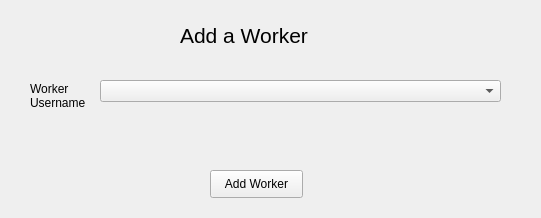
<?xml version="1.0" encoding="UTF-8"?>
<ui version="4.0">
 <class>Form</class>
 <widget class="QWidget" name="Form">
  <property name="geometry">
   <rect>
    <x>0</x>
    <y>0</y>
    <width>541</width>
    <height>218</height>
   </rect>
  </property>
  <property name="windowTitle">
   <string>Form</string>
  </property>
  <widget class="QLabel" name="label">
   <property name="geometry">
    <rect>
     <x>180</x>
     <y>-30</y>
     <width>181</width>
     <height>131</height>
    </rect>
   </property>
   <property name="font">
    <font>
     <pointsize>16</pointsize>
    </font>
   </property>
   <property name="text">
    <string>Add a Worker</string>
   </property>
  </widget>
  <widget class="QLabel" name="label_6">
   <property name="geometry">
    <rect>
     <x>30</x>
     <y>80</y>
     <width>61</width>
     <height>31</height>
    </rect>
   </property>
   <property name="text">
    <string>Worker 
Username</string>
   </property>
  </widget>
  <widget class="QPushButton" name="addWorker">
   <property name="geometry">
    <rect>
     <x>210</x>
     <y>170</y>
     <width>93</width>
     <height>28</height>
    </rect>
   </property>
   <property name="text">
    <string>Add Worker</string>
   </property>
  </widget>
  <widget class="QComboBox" name="WorkerUsername">
   <property name="geometry">
    <rect>
     <x>100</x>
     <y>80</y>
     <width>401</width>
     <height>22</height>
    </rect>
   </property>
  </widget>
 </widget>
 <resources/>
 <connections/>
</ui>
